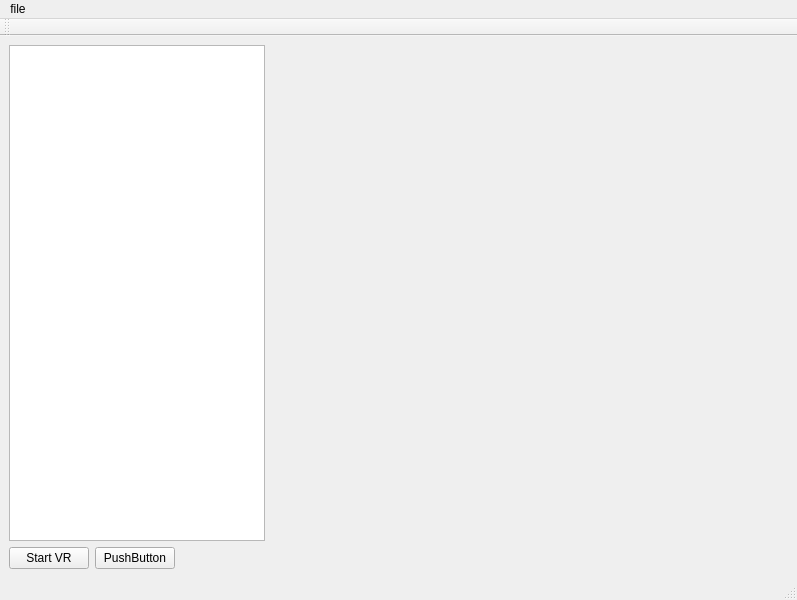
<?xml version="1.0" encoding="UTF-8"?>
<ui version="4.0">
 <class>MainWindow</class>
 <widget class="QMainWindow" name="MainWindow">
  <property name="geometry">
   <rect>
    <x>0</x>
    <y>0</y>
    <width>797</width>
    <height>600</height>
   </rect>
  </property>
  <property name="windowTitle">
   <string>MainWindow</string>
  </property>
  <widget class="QWidget" name="centralwidget">
   <layout class="QVBoxLayout" name="verticalLayout">
    <item>
     <layout class="QHBoxLayout" name="horizontalLayout_2">
      <item>
       <widget class="QTreeView" name="treeView">
        <property name="enabled">
         <bool>true</bool>
        </property>
        <property name="sizePolicy">
         <sizepolicy hsizetype="Fixed" vsizetype="Expanding">
          <horstretch>0</horstretch>
          <verstretch>0</verstretch>
         </sizepolicy>
        </property>
        <property name="contextMenuPolicy">
         <enum>Qt::ActionsContextMenu</enum>
        </property>
       </widget>
      </item>
      <item>
       <widget class="QVTKOpenGLNativeWidget" name="vtkWidget" native="true">
        <property name="sizePolicy">
         <sizepolicy hsizetype="Expanding" vsizetype="Expanding">
          <horstretch>0</horstretch>
          <verstretch>0</verstretch>
         </sizepolicy>
        </property>
       </widget>
      </item>
     </layout>
    </item>
    <item>
     <layout class="QHBoxLayout" name="horizontalLayout">
      <item>
       <widget class="QPushButton" name="PushButton">
        <property name="text">
         <string>Start VR</string>
        </property>
       </widget>
      </item>
      <item>
       <widget class="QPushButton" name="pushButton_2">
        <property name="text">
         <string>PushButton</string>
        </property>
       </widget>
      </item>
      <item>
       <spacer name="horizontalSpacer">
        <property name="orientation">
         <enum>Qt::Horizontal</enum>
        </property>
        <property name="sizeHint" stdset="0">
         <size>
          <width>40</width>
          <height>20</height>
         </size>
        </property>
       </spacer>
      </item>
     </layout>
    </item>
   </layout>
  </widget>
  <widget class="QMenuBar" name="menubar">
   <property name="geometry">
    <rect>
     <x>0</x>
     <y>0</y>
     <width>797</width>
     <height>26</height>
    </rect>
   </property>
   <widget class="QMenu" name="menufile">
    <property name="title">
     <string>file</string>
    </property>
    <addaction name="actionOpen_File"/>
   </widget>
   <addaction name="menufile"/>
  </widget>
  <widget class="QStatusBar" name="statusbar"/>
  <widget class="QToolBar" name="toolBar">
   <property name="windowTitle">
    <string>toolBar</string>
   </property>
   <attribute name="toolBarArea">
    <enum>TopToolBarArea</enum>
   </attribute>
   <attribute name="toolBarBreak">
    <bool>false</bool>
   </attribute>
  </widget>
  <action name="actionOpen_File">
   <property name="icon">
    <iconset resource="Icons.qrc">
     <normaloff>:/Icons/fileopen.png</normaloff>:/Icons/fileopen.png</iconset>
   </property>
   <property name="text">
    <string>Open File</string>
   </property>
  </action>
  <action name="actionItem_Options">
   <property name="text">
    <string>Item_Options</string>
   </property>
  </action>
 </widget>
 <customwidgets>
  <customwidget>
   <class>QVTKOpenGLNativeWidget</class>
   <extends>QWidget</extends>
   <header>qvtkopenglnativewidget.h</header>
   <container>1</container>
  </customwidget>
 </customwidgets>
 <resources>
  <include location="Icons.qrc"/>
 </resources>
 <connections/>
</ui>
